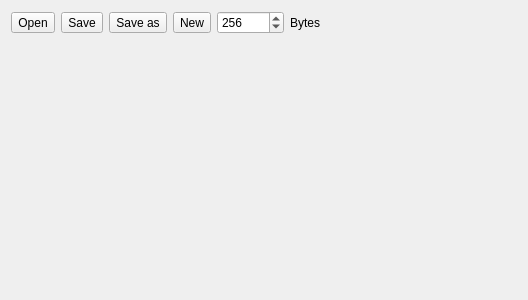
<?xml version="1.0" encoding="UTF-8"?>
<ui version="4.0">
 <class>HexEditor</class>
 <widget class="QWidget" name="HexEditor">
  <property name="geometry">
   <rect>
    <x>0</x>
    <y>0</y>
    <width>528</width>
    <height>300</height>
   </rect>
  </property>
  <property name="windowTitle">
   <string>Hex Editor</string>
  </property>
  <layout class="QGridLayout" name="gridLayout">
   <item row="0" column="6">
    <widget class="QLabel" name="label">
     <property name="text">
      <string notr="true"/>
     </property>
    </widget>
   </item>
   <item row="0" column="3">
    <widget class="QToolButton" name="toolButtonNew">
     <property name="text">
      <string>New</string>
     </property>
     <property name="toolButtonStyle">
      <enum>Qt::ToolButtonStyle::ToolButtonTextBesideIcon</enum>
     </property>
    </widget>
   </item>
   <item row="0" column="2">
    <widget class="QToolButton" name="toolButtonSaveAs">
     <property name="text">
      <string>Save as</string>
     </property>
     <property name="toolButtonStyle">
      <enum>Qt::ToolButtonStyle::ToolButtonTextBesideIcon</enum>
     </property>
    </widget>
   </item>
   <item row="0" column="0">
    <widget class="QToolButton" name="toolButtonOpen">
     <property name="text">
      <string>Open</string>
     </property>
     <property name="toolButtonStyle">
      <enum>Qt::ToolButtonStyle::ToolButtonTextBesideIcon</enum>
     </property>
    </widget>
   </item>
   <item row="0" column="4">
    <widget class="QSpinBox" name="spinBoxBytes">
     <property name="minimum">
      <number>1</number>
     </property>
     <property name="maximum">
      <number>999999</number>
     </property>
     <property name="value">
      <number>256</number>
     </property>
    </widget>
   </item>
   <item row="0" column="1">
    <widget class="QToolButton" name="toolButtonSave">
     <property name="text">
      <string>Save</string>
     </property>
     <property name="toolButtonStyle">
      <enum>Qt::ToolButtonStyle::ToolButtonTextBesideIcon</enum>
     </property>
    </widget>
   </item>
   <item row="1" column="0" colspan="7">
    <widget class="QHexEdit" name="widget" native="true"/>
   </item>
   <item row="0" column="5">
    <widget class="QLabel" name="label_2">
     <property name="sizePolicy">
      <sizepolicy hsizetype="Expanding" vsizetype="Preferred">
       <horstretch>0</horstretch>
       <verstretch>0</verstretch>
      </sizepolicy>
     </property>
     <property name="text">
      <string>Bytes</string>
     </property>
    </widget>
   </item>
  </layout>
 </widget>
 <customwidgets>
  <customwidget>
   <class>QHexEdit</class>
   <extends>QWidget</extends>
   <header location="global">qhexedit.h</header>
   <container>1</container>
  </customwidget>
 </customwidgets>
 <resources/>
 <connections/>
</ui>
